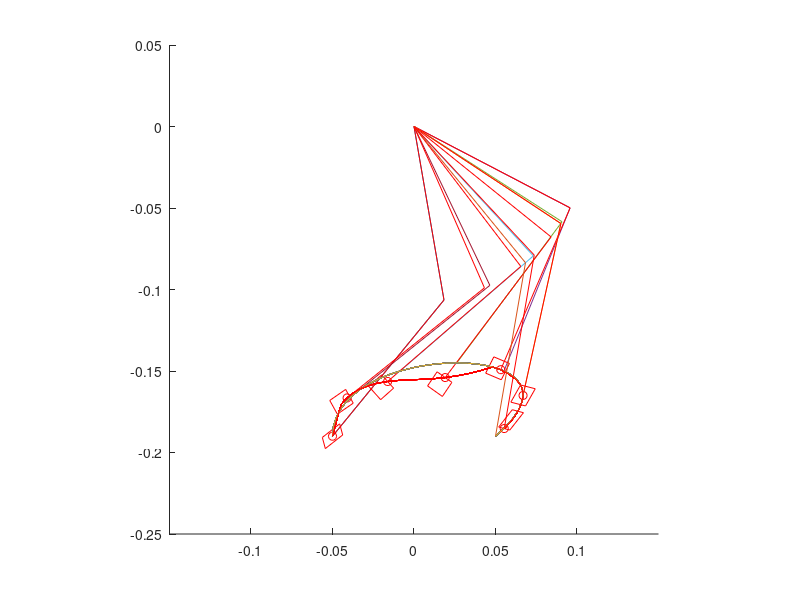

Write the MATLAB code that produced this figure.
clear;
clf;

%parameter
height = 0.19 % (m)
stroke = 0.20 % (m)
motor_velocity = 4.81; % (rad/s) 46rpm
l1 = 0.108; % (m) length of link
l2 = 0.108;
ratio = 0.05; % display
P = [0, 0; 0, 0.1; 0.3, 0.1; stroke, 0.0];
period = 0.30; % (s)

%parameter low
stroke = 0.10 % (m)
P = [0, 0; 0, 0.06; 0.17, 0.06; stroke, 0.0];

function [t1, t2] = inverse_kinematics(x, y, l1, l2)
  l = sqrt(x^2+y^2);
  t1 = t2 = 0;
  if (l <= (l1+l2))
    t1 = atan2(y,x) + acos((l1^2+l^2-l2^2)/(2*l2*l));
    t2 = pi + acos((l1^2+l2^2-l^2)/(2*l1*l2)) + t1;
  endif
endfunction

function [x, y] = bezier(P, t)
  B =[(1-t)^3, 3*t*(1-t)^2, 3*t^2*(1-t), t^3];
  X = B * P;
  x = X(1);
  y = X(2);
endfunction

function [xd, yd] = bezier_d(P, t)
  Bd =[-3*(1-t)^2, 3*(1-t)^2-6*t*(1-t), 6*t*(1-t)-3*t^2, 3*t^2];
  Xd = Bd * P;
  xd = Xd(1);
  yd = Xd(2);
endfunction

xr = -stroke/2;
yr = -height;
[t1r, t2r] = inverse_kinematics(xr, yr, l1, l2);

i = 0;
dt = 0.01;
for t = 0.0: dt/period: period/period
  [xt, yt] = bezier(P, t);
  x = xt - stroke/2;
  y = yt - height;

  [t1, t2] = inverse_kinematics(x, y, l1, l2);
  
  t1r = t1r + max([min([t1 - t1r, motor_velocity * dt]), -motor_velocity * dt]);
  w1r = -max([min([(t1 - t1r) / dt, motor_velocity]), -motor_velocity])/motor_velocity;
  t2r = t2r + max([min([t2 - t2r, motor_velocity * dt]), -motor_velocity * dt]);
  w2r = -max([min([(t2 - t2r) / dt, motor_velocity]), -motor_velocity])/motor_velocity;
  tor = [w1r-1 w1r-1 w1r+1 w1r+1 w1r-1; w2r-1 w2r+1 w2r+1 w2r-1 w2r-1];

  if (t1 != 0 || t2 != 0)
    i = i + 1;
    x1 = l1 * cos(t1);
    y1 = l1 * sin(t1);
    x2 = l1 * cos(t2) + x1;
    y2 = l1 * sin(t2) + y1;
    arm_x(i,:) = [0 x1 x2];
    arm_y(i,:) = [0 y1 y2];
    xdp(i) = x2;
    ydp(i) = y2;
    x1r = l1 * cos(t1r);
    y1r = l1 * sin(t1r);
    x2r = l2 * cos(t2r) + x1r;
    y2r = l2 * sin(t2r) + y1r;
    arm_xr(i,:) = [0 x1r x2r];
    arm_yr(i,:) = [0 y1r y2r];
    xdpr(i) = x2r;
    ydpr(i) = y2r;
    jaco = [-l1*sin(t1) -l2*sin(t2); l1*cos(t1) l2*cos(t2)];
	m = jaco' * tor;
	mx(i,:) = m(1,:) * ratio + x2r;
	my(i,:) = m(2,:) * ratio + y2r;
    px(i) = x2r;
    py(i) = y2r;
  endif
endfor

hold on;
axis([-0.15,0.15,-0.25,0.05],"square");
for n = 1:i
  if (mod(n - 1, 5) == 0)
    plot(arm_x(n,:), arm_y(n,:));
    plot(arm_xr(n,:), arm_yr(n,:), "r");
    plot(mx(n,:), my(n,:), "r");
    plot(px(n), py(n), ".or");
  endif
  plot(xdp, ydp);
  plot(xdpr, ydpr, "r");
end
hold off;

